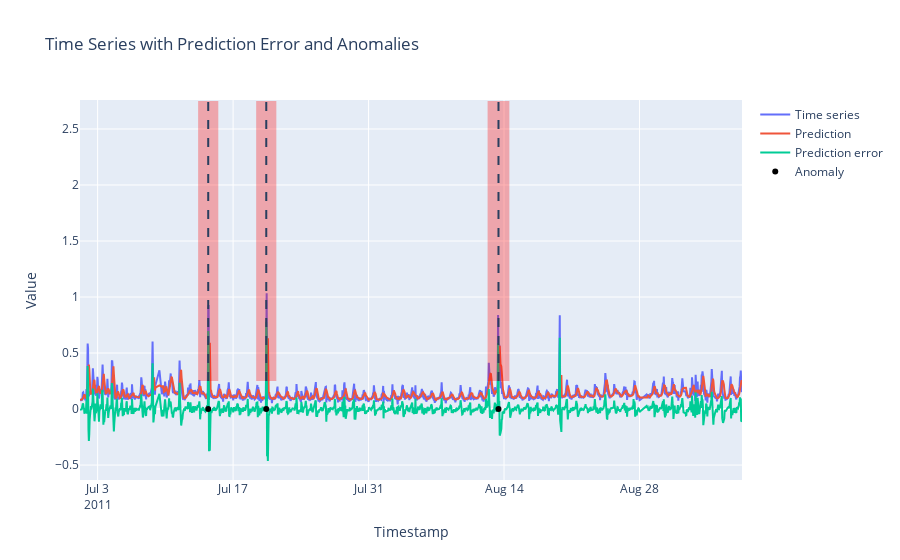

The cell this chart's notebook holds for it:
### Code cell
fig = go.Figure()
fig = plot_results_timeseries(fig, df_plot, y_pred_lstm_ae[:,0], pred_error_lstm_ae, anomaly_times, anomaly_windows, 0)
fig.show()

### Figure 1 — Plotly figure (JSON) as saved in the notebook; plotly's stock layout.template omitted (floating-point values rounded to 4 significant figures; data arrays with more than 128 entries replaced by an {"elided": "..."} marker saying what was removed)
{"data": [{"mode": "lines", "name": "Time series", "type": "scatter", "x": {"elided": "1534 str values"}, "y": {"elided": "1534 float values"}}, {"mode": "lines", "name": "Prediction", "type": "scatter", "x": {"elided": "1534 str values"}, "y": {"elided": "1534 float values"}}, {"mode": "lines", "name": "Prediction error", "type": "scatter", "x": {"elided": "1534 str values"}, "y": {"elided": "1534 float values"}}, {"marker": {"color": "black"}, "mode": "markers", "name": "Anomaly", "type": "scatter", "x": ["2011-07-14T10:15:01", "2011-07-20T10:15:01", "2011-08-13T10:15:01"], "y": [0, 0, 0]}], "layout": {"shapes": [{"fillcolor": "red", "line": {"width": 0}, "opacity": 0.3, "type": "rect", "x0": "2011-07-13T09:15:01", "x1": "2011-07-15T11:15:01", "y0": null, "y1": null}, {"fillcolor": "red", "line": {"width": 0}, "opacity": 0.3, "type": "rect", "x0": "2011-07-19T09:15:01", "x1": "2011-07-21T11:15:01", "y0": null, "y1": null}, {"fillcolor": "red", "line": {"width": 0}, "opacity": 0.3, "type": "rect", "x0": "2011-08-12T07:15:01", "x1": "2011-08-14T13:15:01", "y0": null, "y1": null}, {"line": {"dash": "dash"}, "type": "line", "x0": "2011-07-14T10:15:01", "x1": "2011-07-14T10:15:01", "y0": null, "y1": null}, {"line": {"dash": "dash"}, "type": "line", "x0": "2011-07-20T10:15:01", "x1": "2011-07-20T10:15:01", "y0": null, "y1": null}, {"line": {"dash": "dash"}, "type": "line", "x0": "2011-08-13T10:15:01", "x1": "2011-08-13T10:15:01", "y0": null, "y1": null}], "title": {"text": "Time Series with Prediction Error and Anomalies"}, "xaxis": {"title": {"text": "Timestamp"}}, "yaxis": {"title": {"text": "Value"}}}}
